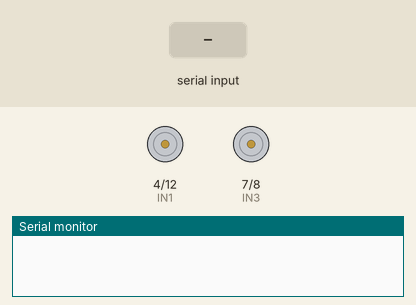
Simulated run of this program. Board: Arduino Uno, built with avr-gcc and run on an emulated ATmega328P. On the bench: motor-driver pin pairs drawn as motors (green arrow = first pin HIGH = forward, orange = second pin HIGH = backward, longer = more drive, scaled by the enable pin), the last lines printed to the serial monitor. The test bench sets the inputs (shaded band).

Above: at 1.2 s.
1.3 s: "90,45\n" received over the second serial link
At 2.0 s:
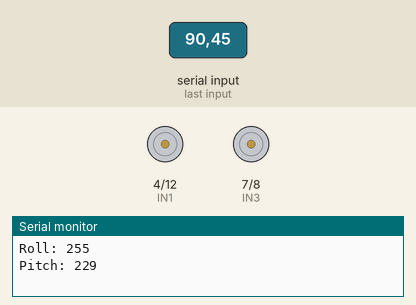
2.9 s: "30,150\n" received over the second serial link
At 3.3 s:
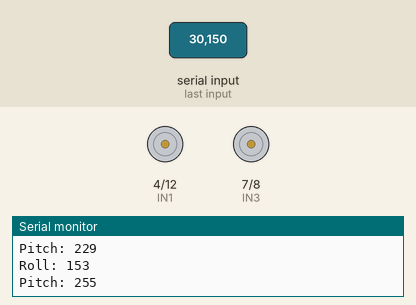
Timing chart, 0 to 5.9 s (numbered marks = the images above; inputs shaded):
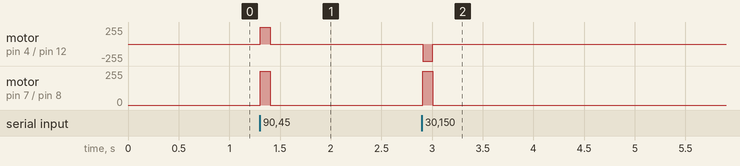

Measured:
- after the input at 1.3 s, motor on pin 4 (IN1) / pin 12 (IN2), motor on pin 7 (IN3) / pin 8 (IN4): stopped → forward 255/255 at once, → stopped 0.10 s later
- after the input at 2.9 s, motor on pin 4 (IN1) / pin 12 (IN2): stopped → backward 255/255 at once, → stopped 0.10 s later; motor on pin 7 (IN3) / pin 8 (IN4): stopped → forward 255/255 at once, → stopped 0.10 s later

The program:

main.cpp
```cpp
#include <Arduino.h>
#include <SoftwareSerial.h>

// HC-05 Slave communication
SoftwareSerial slaveBT(10, 11); // RX, TX

// Left motor
int ENA = 3;
int IN1 = 4;
int IN2 = 12;

// Right motor
int ENB = 5;
int IN3 = 7;
int IN4 = 8;

// Used for communication timeout / failsafe
unsigned long lastTime = 0;

void setup()
{
  Serial.begin(115200);
  slaveBT.begin(38400);
  slaveBT.setTimeout(20);

  // Clear any data received before startup
  while (slaveBT.available())
  {
    slaveBT.read();
  }

  pinMode(ENA, OUTPUT);
  pinMode(IN1, OUTPUT);
  pinMode(IN2, OUTPUT);
  pinMode(ENB, OUTPUT);
  pinMode(IN3, OUTPUT);
  pinMode(IN4, OUTPUT);

  // Start with motors stopped
  analogWrite(ENA, 0);
  analogWrite(ENB, 0);

  digitalWrite(IN1, LOW);
  digitalWrite(IN2, LOW);
  digitalWrite(IN3, LOW);
  digitalWrite(IN4, LOW);
}

void loop()
{
  if (slaveBT.available())
  {
    String input = slaveBT.readStringUntil('\n');

    int comma = input.indexOf(',');

    if (comma != -1)
    {
      // Extract roll and pitch sent by the controller
      int roll = input.substring(0, comma).toInt();
      int pitch = input.substring(comma + 1).toInt();

      lastTime = millis();

      int rollMotorIp;
      int pitchMotorIp;

      // Small orientation changes are ignored to prevent unwanted movement
      if (abs(roll) < 9)
      {
        rollMotorIp = 0;
      }
      else
      {
        rollMotorIp = constrain(map(roll, -50, 50, -255, 255), -255, 255);
      }

      if (abs(pitch) < 9)
      {
        pitchMotorIp = 0;
      }
      else
      {
        pitchMotorIp = constrain(map(pitch, -50, 50, -255, 255), -255, 255);
      }

      Serial.print("Roll: ");
      Serial.println(rollMotorIp);

      Serial.print("Pitch: ");
      Serial.println(pitchMotorIp);

      // Pitch has priority when its magnitude is significantly larger than roll
      if (abs(rollMotorIp) + 15 < abs(pitchMotorIp))
      {
        analogWrite(ENA, abs(pitchMotorIp));
        analogWrite(ENB, abs(pitchMotorIp));

        // Right turn
        if (pitchMotorIp > 0)
        {
          digitalWrite(IN1, LOW);
          digitalWrite(IN2, HIGH);
          digitalWrite(IN3, HIGH);
          digitalWrite(IN4, LOW);
        }
        // Left turn
        else
        {
          digitalWrite(IN1, HIGH);
          digitalWrite(IN2, LOW);
          digitalWrite(IN3, LOW);
          digitalWrite(IN4, HIGH);
        }
      }

      // Roll has priority when its magnitude is significantly larger than pitch
      else if (abs(rollMotorIp) > abs(pitchMotorIp) + 15)
      {
        analogWrite(ENA, abs(rollMotorIp));
        analogWrite(ENB, abs(rollMotorIp));

        if (rollMotorIp > 0)
        {
          // Forward
          digitalWrite(IN1, HIGH);
          digitalWrite(IN2, LOW);
          digitalWrite(IN3, HIGH);
          digitalWrite(IN4, LOW);
        }
        else
        {
          // Reverse
          digitalWrite(IN1, LOW);
          digitalWrite(IN2, HIGH);
          digitalWrite(IN3, LOW);
          digitalWrite(IN4, HIGH);
        }
      }

      // Stop when neither axis has a clear enough priority
      else
      {
        analogWrite(ENA, 0);
        analogWrite(ENB, 0);

        digitalWrite(IN1, LOW);
        digitalWrite(IN2, LOW);
        digitalWrite(IN3, LOW);
        digitalWrite(IN4, LOW);
      }
    }
  }

  // Stop the car if communication is lost
  if (millis() - lastTime > 100)
  {
    analogWrite(ENA, 0);
    analogWrite(ENB, 0);

    digitalWrite(IN1, LOW);
    digitalWrite(IN2, LOW);
    digitalWrite(IN3, LOW);
    digitalWrite(IN4, LOW);

    delay(100);
  }
}
```
